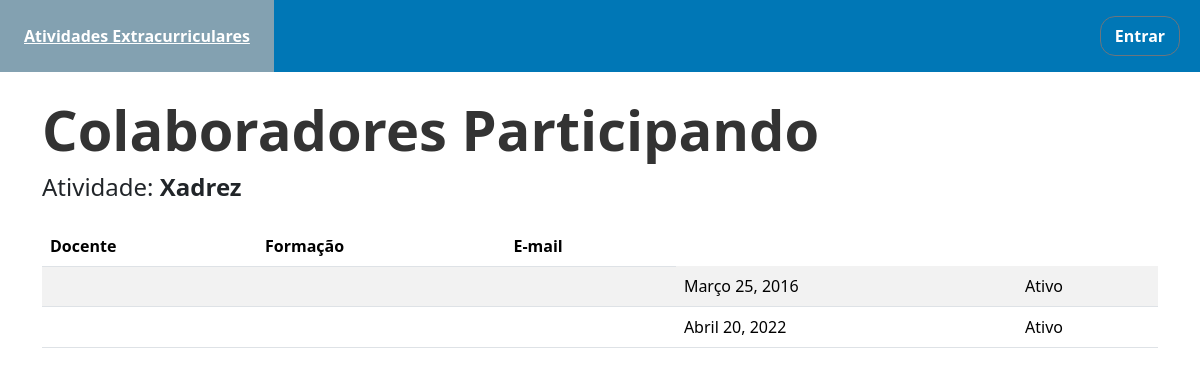
The app's page /atividade/1/colaboradores/, older data.
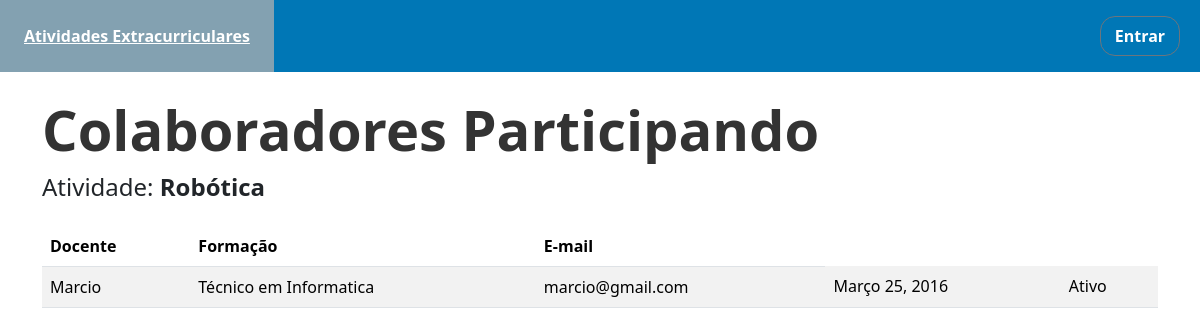
The same page, newer data.
### site_pfi/models.py (models this page shows, shortened)
class AtividadeExtracurricular(models.Model):
    nome = models.CharField(max_length=50)
    descricao = models.TextField() #Talvez depois definir um numero maximo de caracterres
    tipo = models.CharField(max_length=50)
    situacao = models.CharField(max_length=50)
    data_inicio = models.DateField()
    data_termino = models.DateField(blank=True, null=True)
    docente = models.ForeignKey('Docente', on_delete=models.DO_NOTHING)

class Colaboradores(models.Model):
    data_inicio = models.DateField()
    data_final = models.DateField(blank=True, null=True)
    situacao = models.CharField(max_length=50)#Talvez usar o booleanfield
    fk_atividade_extracurricular = models.ForeignKey('AtividadeExtracurricular', on_delete=models.DO_NOTHING)
    fk_docente = models.ForeignKey('Docente', on_delete=models.CASCADE)

class Docente(models.Model):
    user = models.OneToOneField(User, on_delete=models.CASCADE)
    nome = models.CharField(max_length=50)
    formacao = models.CharField(max_length=80)
    def email(self):
        return self.user.email

### site_pfi/views.py (the view)
# urls.py: path('atividade/<int:pk>/colaboradores/', views.listar_colaboradores_participando, name='listar_colaboradores_participando'),
def listar_colaboradores_participando(request, pk):
    atividade = AtividadeExtracurricular.objects.get(pk=pk) #Pegando a pk que veio da url
    colaboradores_participando = Colaboradores.objects.filter(fk_atividade_extracurricular=atividade) #Pegando o aluno de acordo com a atividade
    context = {
        'atividade': atividade,
        'colaboradores_participando': colaboradores_participando
    }
    return render(request, 'colaboradores_participando.html', context=context)

### templates/colaboradores_participando.html (shortened to what this page needs)
{% extends 'page.html' %}
{% load static %}
{% block conteudo %}
    <div class="container mt-4">
        <h2 class="section-title">Colaboradores Participando</h2>
        <h4>Atividade: <strong>{{ atividade.nome }}</strong></h4>
        <div class="mt-4">
            {% if colaboradores_participando %}
                <table class="table table-striped" style="margin-top: 20px;">
                    <thead class='table'>
                    <tr>
                        <th>Docente</th>
                        <th>Formação</th>
                        <th>E-mail</th>
                    </tr>
                    </thead>
                    <tbody>
                    {% for al in colaboradores_participando %}
                        <tr>
                            <td>{{ al.fk_docente.nome }}</td>
                            <td>{{ al.fk_docente.formacao }}</td>
                            <td>{{ al.fk_docente.email }}</td>
                            <td>{{  al.data_inicio }}</td>
                            <td>{{  al.situacao }}</td>
                        </tr>
                    {% endfor %}
                    </tbody>
                </table>
            {% else %}
                <p class="text-muted">Nenhum Colaborador está participando desta atividade.</p>
            {% endif %}
        </div>
</div>
{% endblock conteudo %}

Row changes from the older to the newer data that the page shows:
removed Colaboradores: data_inicio "Março 25, 2016", situacao "Ativo"
removed Colaboradores: data_inicio "Abril 20, 2022", situacao "Ativo"
changed AtividadeExtracurricular: nome "Xadrez" → "Robótica"
added Colaboradores: fk_docente.nome "Marcio", fk_docente.formacao "Técnico em Informatica", fk_docente.email "marcio@gmail.com", data_inicio "Março 25, 2016", situacao "Ativo"
